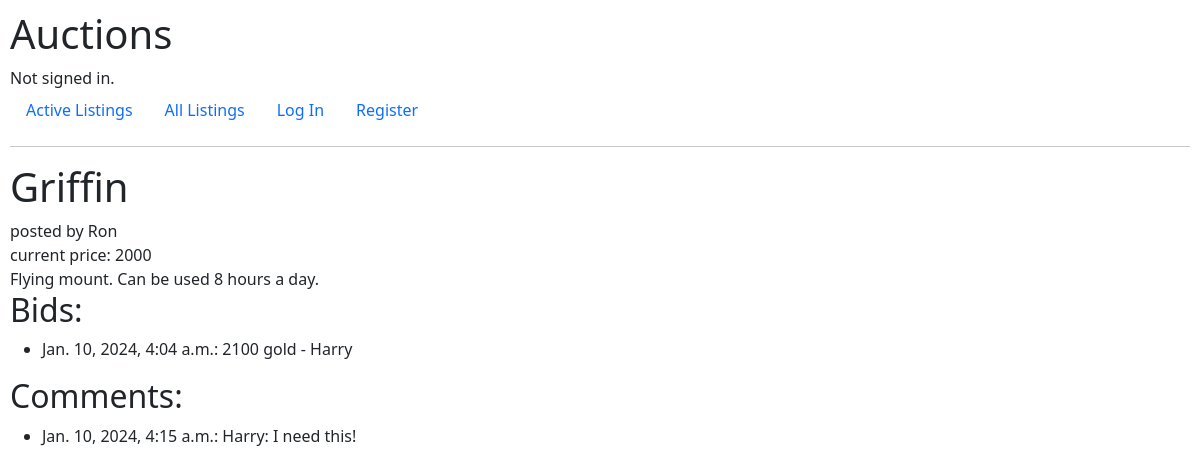
/post/1, run on the app's committed database.
### auctions/models.py (models this page shows, shortened)
class Post(models.Model):
    item = models.ForeignKey(Item, on_delete=models.CASCADE, related_name="item_postings")
    seller = models.ForeignKey(User, on_delete=models.CASCADE, related_name="posts")
    initial_p = models.IntegerField()
    post_datetime = models.DateTimeField()
    winner = models.ForeignKey(User, on_delete=models.SET_NULL, blank=True, null=True, related_name="wins")
    class Meta:
        unique_together = ('item',)

class Item(models.Model):
    name = models.CharField(max_length=64)
    description = models.CharField(max_length=500)
    img_url = models.CharField(blank=True, max_length=100)
    categories = models.ManyToManyField(Category, blank=True, related_name="items")

class User(AbstractUser):
    pass

class Bid(models.Model):
    post = models.ForeignKey(Post, on_delete=models.CASCADE, related_name="bids")
    bidder = models.ForeignKey(User, on_delete=models.CASCADE, related_name="bid_posts")
    amount = models.IntegerField()
    bid_datetime = models.DateTimeField()
    def __str__(self) -> str:
        return f"{self.amount} gold - {self.bidder}"

class Comment(models.Model):
    posting = models.ForeignKey(Post, on_delete=models.CASCADE, related_name="comments")
    user = models.ForeignKey(User, on_delete=models.CASCADE, related_name="comment_posts")
    content = models.CharField(max_length=200)
    comment_datetime = models.DateTimeField()
    def __str__(self) -> str:
        return f"{self.user}: {self.content}"

### auctions/views.py (the view)
# urls.py: path("post/<str:post_id>", views.post, name="post"),
def post(request, post_id):
    if request.method == "POST":
        target_post = Post.objects.get(id=post_id)
        if not target_post.winner and request.user.is_authenticated and request.user == target_post.seller:
            winning = Bid.objects.filter(post=target_post).order_by('-bid_datetime').first()
            target_post.winner = winning.bidder
            target_post.save()
            return HttpResponseRedirect(reverse("post", kwargs={"post_id": post_id,}))
        else:
            return HttpResponseRedirect(reverse("post", kwargs={"post_id": post_id,}))
    else:
        post = Post.objects.get(id=post_id)
        bids = Bid.objects.filter(post__id=post_id).order_by("-bid_datetime")
        comments = Comment.objects.filter(posting__id=post_id).order_by("-comment_datetime")
        return render(request, "auctions/post.html", {
            "post": post,
            "bids": bids,
            "bidform": BidForm(),
            "commentform": CommentForm(),
            "comments": comments,
        })

### auctions/templates/auctions/post.html (shortened to what this page needs)
{% extends "auctions/layout.html" %}
{% block body %}
    <h1>{{ post.item.name }}</h1>
    <div>posted by {{ post.seller }}</div>
    <div>current price: {{ post.initial_p }}</div>
    <div>{{ post.item.description }}</div>
    <h2>Bids:</h2>
    {% if bids %}
        <ul>
            {% for bid in bids %}
                <li>{{ bid.bid_datetime }}: {{ bid }}</li>
            {% endfor %}
        </ul>
    {% else %}
        <div>No bids.</div>
    {% endif %}
    <h2>Comments:</h2>
    {% if comments %}
        <ul>
            {% for comment in comments %}
                <li>{{ comment.comment_datetime }}: {{ comment }}</li>
            {% endfor %}
        </ul>
    {% else %}
        <div>No Comments.</div>
    {% endif %}
{% endblock %}

### auctions/static/auctions/styles.css (style rules this page uses)
body { padding: 10px; }

### data on the page
Post: item.name "Griffin", seller "Ron", initial_p "2000", item.description "Flying mount. Can be used 8 hours a day."
Bid: bid_datetime "Jan. 10, 2024, 4:04 a.m.", amount+bidder "2100 gold - Harry"
Comment: comment_datetime "Jan. 10, 2024, 4:15 a.m.", user+content "Harry: I need this!"
